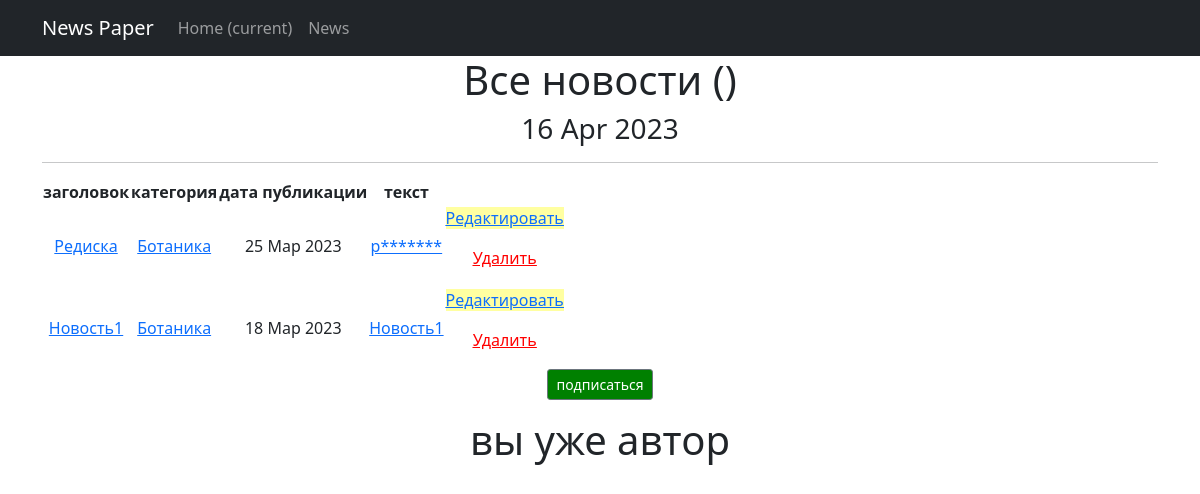
The page /news/categories/14 on the database as committed earlier.
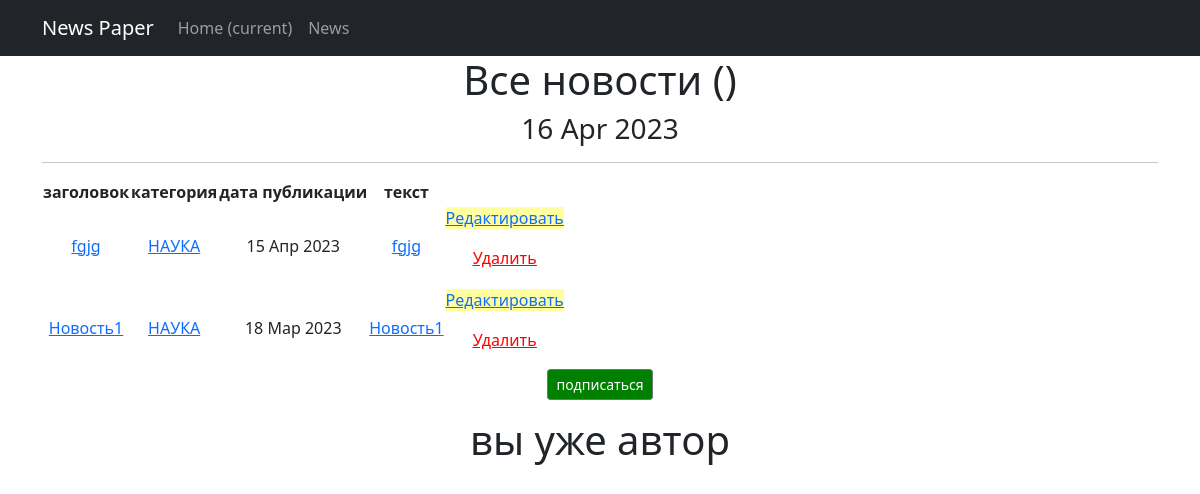
The same page on the database as committed later.
### news/models.py (models this page shows, shortened)
class Post(models.Model):
    author_post = models.ForeignKey(Author, on_delete=models.CASCADE)
    post_news = models.CharField(max_length=2, choices=POST)
    date_in = models.DateTimeField(auto_now_add=True)
    category = models.ManyToManyField(Category, through='PostCategory')
    title = models.CharField(max_length=50)
    text = models.TextField()
    rating_news = models.IntegerField(default=0)

class Category(models.Model):
    tehnika = 'TH'
    nauka = 'NA'
    sport = 'ST'
    spase = 'SP'
    TEMATIC = [
        (tehnika, 'ТЕХНИКА'),
        (nauka, 'НАУКА'),
        (sport, 'СПОРТ'),
        (spase, 'КОСМОС')
    ]
    tematic = models.CharField(max_length=2, choices=TEMATIC, unique=True)
    subscribers = models.ManyToManyField(User, blank=True, related_name='categories')
    def __str__(self):
        return self.get_tematic_display()

### news/views.py (the view)
# urls.py: path('categories/<int:pk>', CategoryListView.as_view(), name='category_list'),
class CategoryListView(ListView):
    model = Post
    template_name = 'category_list.html'
    context_object_name = 'category_news_list'
    def get_queryset(self):
        self.category = get_object_or_404(Category, id=self.kwargs['pk'])
        queryset = Post.objects.filter(category=self.category).order_by('-date_in')
        return queryset
    def get_context_data(self, **kwargs):
        context = super().get_context_data(**kwargs)
        context['is_not_subscriber'] = self.request.user not in self.category.subscribers.all()
        context['category'] = self.category
        return context

### news/templatetags/censor.py (called while the page is built)
@register.filter()
def censor(value):
    for words in censored_words:
        if words in value:
            censor_words = f"p{''.join(['*' for words in range(len(words))])}"
            value = value.replace(words, censor_words)
    return value

### news/templatetags/custom_tags.py (called while the page is built)
@register.simple_tag()
def current_time(format_string='%d %b %Y'):
    return datetime.utcnow().strftime(format_string)

### templates/category_list.html (shortened to what this page needs)
<!DOCTYPE html>
<html lang="en">
<head>
    <title>{% extends 'flatpages/default.html' %}</title>
{% load censor %}
{% load custom_tags %}
{% block content %}
<body>
<h1>Все новости ({{ post_news.count}})</h1>
<h3>{% current_time '%d %b %Y' %}</h3>
<hr>
{% if category_news_list %}
<tr>
    <table>
        <thead>
        <tr>
            <th>
                заголовок
            </th>
            <th>
                категория
            </th>
            <th>
                дата публикации
            </th>
            <th>
                текст
            </th>
        </tr>
        {% for post in category_news_list %}
        <tr>
            <td>
            <a href="{% url 'post_detail' post.id %}">{{ post.title }}</a>
        </td>
            <td>
            {% for category in post.category.all %}
                <a href="{% url 'category_list' category.id %}">{{ category }}</a>
            {% endfor %}
            </td>
            <td>{{ post.date_in|date:'d M Y'}}</td>
        <td><a href="{% url 'post_detail' post.id %}">{{ post.title|censor|truncatechars:20}}</a></td>
        <td>
                <p class="text-center"><a href="{% url 'post_edit' post.id %}"style="background-color:#ffffa1" ><u>Редактировать</u></a></p>
                <p class="text-center"><a href="{% url 'post_delete' post.id %}"style="color:red"><u> Удалить </u></a></p>
        </td>
        </tr>
        {% endfor %}
        </thead>
    </table>
{% if is_not_subscriber %}
    <p class="text-center"><a href="{% url 'subscribe' category.id %}"style="background-color:green" class="btn btn-secondary btn-sm">подписаться</a></p>
{% else %}
    <p class="text-center"><a href="{% url 'unsubscribe' category.id %}"style="background-color:red" class="btn btn-secondary btn-sm">отписка</a></p>
    {% endif %}
{% if is_not_author %}
<button> <a href="{% url 'upgrade' %}"> стать автором!</a> </button>
{% else %}
<h1>вы уже автор</h1>
{% endif %}
</tr>
{% else %}
    <h2>новостей нет!</h2>
{% endif %}
{% endblock content %}

Rows that differ between the two databases and show on the page:
removed Post: title "Редиска", date_in "25 Мар 2023", title|censor "p*******", Category (tematic "Ботаника")
added Post: title "fgjg", date_in "15 Апр 2023", title|censor "fgjg", Category (tematic "НАУКА")
changed Category: tematic "Ботаника" → "НАУКА"
